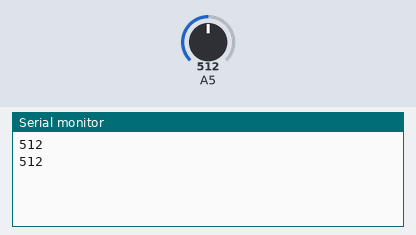
Simulated run of this sketch. Board: Arduino Uno, built with avr-gcc and run on an emulated ATmega328P. Shown: the last lines printed to the serial monitor. The inputs (shaded band) are chosen by the test bench; at power-on: A5 = 512.

Above: at 1.8 s.
1.9 s: A5 set to 716
At 2.7 s:
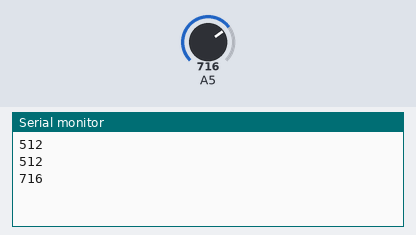
3.4 s: A5 set to 900
At 4.8 s:
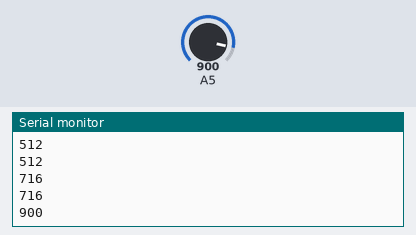
Timing chart, 0 to 6.4 s (numbered marks = the images above; inputs shaded):
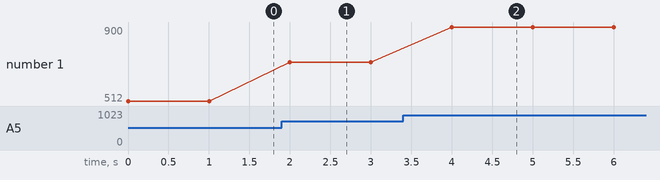

The sketch:

ADC.ino
```cpp
void setup() {
  // put your setup code here, to run once:
 Serial.begin(115200);
}
void loop() {
  // put your main code here, to run repeatedly:
 int x = analogRead(13);
 Serial.println(x);
 delay(1000);
}
```

Measured:
- after the input at 1.9 s, the serial monitor: prints a new line after 0.10 s (image 1)
- after the input at 3.4 s, the serial monitor: prints a new line after 0.60 s (image 2)
- plotted number 1: 512 → 716 after the input at 1.9 s, 716 → 900 after the input at 3.4 s
